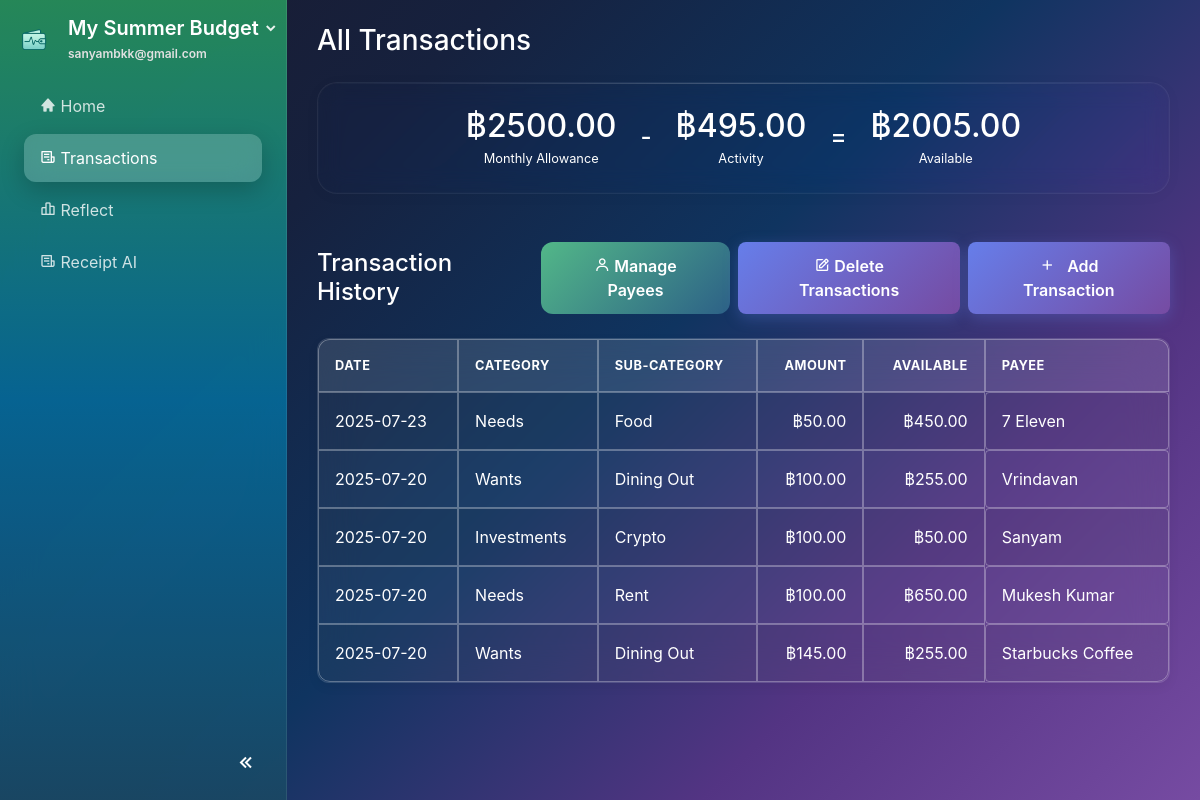
Page /transactions (signed in) on the earlier database version.
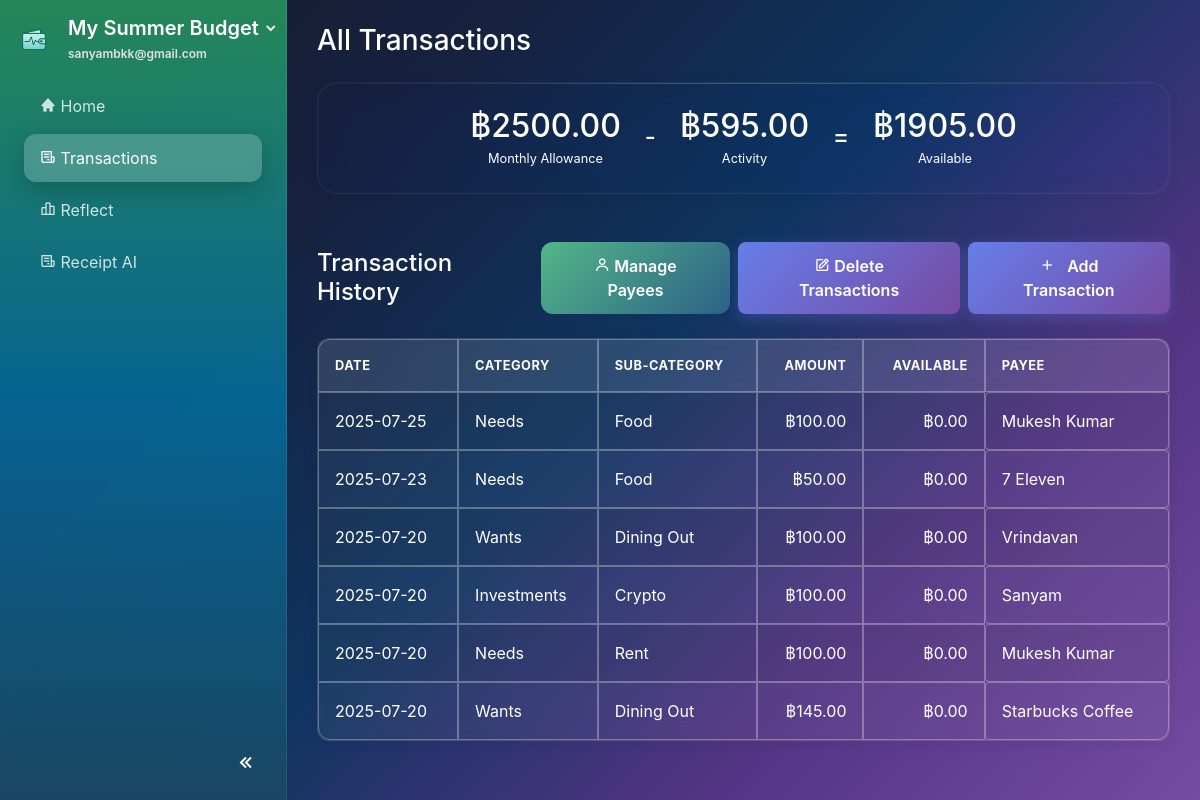
Same page on the later database version.
### website/models.py (models this page shows, shortened)
class Plan(db.Model):
    id             = db.Column(db.Integer, primary_key=True)
    name           = db.Column(db.String(100), nullable=False)
    monthly_income = db.Column(db.Float)
    budget_pref    = db.Column(JSON)  # e.g., {"needs": 50, "wants": 30, "savings": 20}
    user_id        = db.Column(db.Integer, db.ForeignKey('user.id'), nullable=False)

class User(db.Model, UserMixin):
    id         = db.Column(db.Integer, primary_key=True)
    email      = db.Column(db.String(150), unique=True, nullable=False)
    password   = db.Column(db.String(150))
    first_name = db.Column(db.String(150))
    last_name  = db.Column(db.String(150))
    date_created = db.Column(db.DateTime(timezone=True), default=func.now())
    active_plan_id = db.Column(db.Integer, db.ForeignKey('plan.id'), nullable=True)
    profile_complete = db.Column(db.Boolean, default=False)
    theme = db.Column(db.String(50), nullable=False, default='system')
    notes = db.relationship('Note', backref='user', lazy=True)
    plans = db.relationship('Plan', foreign_keys=[Plan.user_id], backref='user', lazy=True, cascade="all, delete-orphan")
    active_plan = db.relationship('Plan', foreign_keys=[active_plan_id], post_update=True)

class Transaction(db.Model):
    id = db.Column(db.Integer, primary_key=True)
    description = db.Column(db.String(200), nullable=False)
    amount = db.Column(db.Float, nullable=False)
    transaction_date = db.Column(db.DateTime(timezone=True), default=func.now())
    category_id = db.Column(db.Integer, db.ForeignKey('budget_category.id'), nullable=False)
    payee_id = db.Column(db.Integer, db.ForeignKey('payee.id'), nullable=True)
    plan_id = db.Column(db.Integer, db.ForeignKey('plan.id'), nullable=False)
    created_date = db.Column(db.DateTime(timezone=True), default=func.now())
    source_type = db.Column(db.String(20), default='manual')  # 'manual', 'receipt'
    user_notes = db.Column(db.Text, nullable=True)  # User's payment notes for categorization
    plan = db.relationship('Plan', backref=db.backref('transactions', lazy=True, cascade="all, delete-orphan"))
    payee = db.relationship('Payee', backref=db.backref('transactions', lazy=True))

class BudgetCategory(db.Model):
    id = db.Column(db.Integer, primary_key=True)
    name = db.Column(db.String(100), nullable=False)
    icon = db.Column(db.String(50), default='bx-category')
    main_category = db.Column(db.String(50), nullable=False)  # 'needs', 'wants', 'bills', 'investments'
    assigned_amount = db.Column(db.Float, default=0.0)
    spent_amount = db.Column(db.Float, default=0.0)
    plan_id = db.Column(db.Integer, db.ForeignKey('plan.id'), nullable=False)
    created_date = db.Column(db.DateTime(timezone=True), default=func.now())
    plan = db.relationship('Plan', backref=db.backref('categories', lazy=True, cascade="all, delete-orphan"))
    transactions = db.relationship('Transaction', backref='category', lazy=True, cascade="all, delete-orphan")
    @property
    def available_amount(self):
        return self.assigned_amount - self.spent_amount

class Payee(db.Model):
    id = db.Column(db.Integer, primary_key=True)
    name = db.Column(db.String(100), nullable=False)
    plan_id = db.Column(db.Integer, db.ForeignKey('plan.id'), nullable=False)
    created_date = db.Column(db.DateTime(timezone=True), default=func.now())
    plan = db.relationship('Plan', backref=db.backref('payees', lazy=True, cascade="all, delete-orphan"))

### website/views.py (the view)
@views.route('/transactions')
@login_required
def transactions():
    plan = current_user.active_plan
    if not plan:
        flash("No active plan found.", 'error')
        return redirect(url_for('views.home'))
    monthly_allowance = plan.monthly_income or 0.0
    today = datetime.now()
    start_of_month = datetime(today.year, today.month, 1)
    end_of_month = start_of_month + timedelta(days=32)
    end_of_month = datetime(end_of_month.year, end_of_month.month, 1)
    activity_sum = db.session.query(func.sum(Transaction.amount)).filter(
        Transaction.plan_id == plan.id,
        Transaction.transaction_date >= start_of_month,
        Transaction.transaction_date < end_of_month
    ).scalar() or 0.0
    activity_total = abs(activity_sum)  # Convert to positive value for display
    available = monthly_allowance - activity_total
    return render_template(
        'transactions.html',
        monthly_allowance=monthly_allowance,
        activity_total=activity_total,
        available=available,
        transactions=db.session.query(Transaction).filter(
            Transaction.plan_id==plan.id,
            Transaction.transaction_date>=start_of_month,
            Transaction.transaction_date<end_of_month
        ).order_by(Transaction.transaction_date.desc()).all(),
        payees=[{'id': p.id, 'name': p.name} for p in plan.payees]
    )

### website/templates/transactions.html (shortened to what this page needs)
{% extends "base.html" %}
{% block content %}
<div class="container-fluid mt-4">
    <h3 class="page-title mb-4">All Transactions</h3>
    <div class="card glass p-4 d-flex flex-row align-items-center justify-content-center balances-display mb-5">
        <div class="text-center mx-4 mb-3 mb-lg-0">
            <h2 class="text-success mb-0">฿{{ "%.2f"|format(monthly_allowance) }}</h2>
            <small class="text-muted">Monthly Allowance</small>
        </div>
        <div class="h4 mb-0 text-muted">-</div>
        <div class="text-center mx-4 mb-3 mb-lg-0">
            <h2 class="text-danger mb-0">฿{{ "%.2f"|format(activity_total) }}</h2>
            <small class="text-muted">Activity</small>
        </div>
        <div class="h4 mb-0 text-muted">=</div>
        <div class="text-center mx-4 mb-3 mb-lg-0">
            <h2 class="text-primary mb-0">฿{{ "%.2f"|format(available) }}</h2>
            <small class="text-muted">Available</small>
        </div>
    </div>
    <div class="d-flex justify-content-between align-items-center mb-4">
        <h4 class="mb-0">Transaction History</h4>
        <div class="d-flex gap-2">
            <button class="btn btn-primary mr-2" id="managePayeesBtn" data-toggle="modal" data-target="#managePayeesModal">
                <i class="bx bx-user"></i> Manage Payees
            </button>
            <button class="btn btn-primary mr-2" id="manageTransactionsBtn" data-toggle="modal" data-target="#manageTransactionsModal">
                <i class="bx bx-edit"></i> Delete Transactions
            </button>
            <button class="btn btn-primary" id="addTransactionBtn" data-toggle="modal" data-target="#addTransactionModal">
                <i class="bx bx-plus"></i> Add Transaction
            </button>
        </div>
    </div>
    <div class="transactions-table-container">
        <div class="table-responsive">
        <table id="transactionsTable" class="table table-striped table-bordered">
            <thead class="thead-light">
                <tr>
                    <th>Date</th>
                    <th>Category</th>
                    <th>Sub-Category</th>
                    <th class="text-right">Amount</th>
                    <th class="text-right">Available</th>
                    <th>Payee</th>
                </tr>
            </thead>
            <tbody>
                {% for tx in transactions %}
                <tr data-transaction-id="{{ tx.id }}">
                    <td>{{ tx.created_date.strftime('%Y-%m-%d') }}</td>
                    <td>{{ tx.category.main_category.capitalize() }}</td>
                    <td>{{ tx.category.name }}</td>
                    <td class="text-right">฿{{ "%.2f"|format(tx.amount|abs) }}</td>
                    <td class="text-right">฿{{ "%.2f"|format(tx.category.available_amount) }}</td>
                    <td class="payee-cell" role="button" tabindex="0" data-current-payee="{{ tx.payee.id if tx.payee else '' }}">
                        {{ tx.payee.name if tx.payee else 'Select…' }}
                    </td>
                </tr>
                {% endfor %}
            </tbody>
        </table>
        </div>
    </div>
</div>
{% endblock %}

### website/templates/base.html (shortened to what this page needs)
<!DOCTYPE html>
<html lang="en" data-initial-theme="{{ current_user.theme if current_user.is_authenticated else 'system' }}">
<head>
    <link rel="stylesheet" href="https://stackpath.bootstrapcdn.com/bootstrap/4.4.1/css/bootstrap.min.css"/>
    <link rel="stylesheet" href="https://stackpath.bootstrapcdn.com/font-awesome/4.7.0/css/font-awesome.min.css"/>
    <link href="https://unpkg.com/boxicons@2.1.4/css/boxicons.min.css" rel="stylesheet">
    <link href="{{ url_for('static', filename='css/general.css') }}" rel="stylesheet">
    <link href="{{ url_for('static', filename='css/sidebar.css') }}" rel="stylesheet">
    <link href="{{ url_for('static', filename='css/buttons.css') }}" rel="stylesheet">
    <link href="{{ url_for('static', filename='css/dashboard.css') }}" rel="stylesheet">
    <link href="{{ url_for('static', filename='css/auth.css') }}" rel="stylesheet">
    <link href="{{ url_for('static', filename='css/dark-theme.css') }}" rel="stylesheet">
    <link href="{{ url_for('static', filename='css/account_settings.css') }}" rel="stylesheet">
</head>
{% set hide_sidebar = hide_sidebar | default(false) %}
<body id="page-body" class="d-flex {{ '' if hide_sidebar else 'with-sidebar' }} {% block page_class %}{% endblock %}">
    {% if not hide_sidebar %}
    <nav id="sidebar" class="text-white flex-column">
        <div class="sidebar-header px-3 py-3">
            <div class="d-flex align-items-center">
                <img src="{{ url_for('static', filename='images/logo.png') }}" alt="App logo" class="logo-img mr-3">
                <div class="flex-grow-1">
                    <div class="dropdown">
                        <a id="planDropdown"
                            href="#"
                            class="dropdown-toggle text-white text-decoration-none"
                            data-toggle="dropdown"
                            aria-haspopup="true"
                            aria-expanded="false">
                            <h5 class="mb-0">
                                <span class="sidebar-text">{{ current_user.active_plan.name if current_user.active_plan else 'Create a Plan' }}</span>
                            </h5>
                            <i class="bx bxs-chevron-down toggle-arrow"></i>
                        </a>
                    </div>
                    <small class="email-white sidebar-text">{{ current_user.email }}</small>
                </div>
            </div>
        </div>
        <ul class="nav flex-column px-3">
            <li class="nav-item">
                <a class="nav-link {% if request.path == url_for('views.home') %}active{% endif %}" href="{{ url_for('views.home') }}">
                    <i class='bx bxs-home'></i> <span class="sidebar-text">Home</span>
                </a>
            </li>
            <li class="nav-item">
                <a class="nav-link {% if request.path == url_for('views.transactions') %}active{% endif %}" href="{{ url_for('views.transactions') }}">
                    <i class='bx bx-receipt'></i> <span class="sidebar-text">Transactions</span>
                </a>
            </li>
            <li class="nav-item">
                <a class="nav-link {% if request.path == url_for('views.reflect') %}active{% endif %}" href="{{ url_for('views.reflect') }}">
                    <i class='bx bx-bar-chart-alt-2'></i> <span class="sidebar-text">Reflect</span>
                </a>
            </li>
            <li class="nav-item">
                <a class="nav-link" href="{{ url_for('views.receipt_ai') }}">
                    <i class="bx bx-receipt"></i>
                    <span class="nav-text">Receipt AI</span>
                </a>
            </li>
        </ul>
        <div class="sidebar-footer">
            <button id="sidebar-toggle" class="btn btn-link">
                <i class='bx bx-chevrons-left'></i>
            </button>
        </div>
    </nav>
    {% endif %}
    <div id="content-wrapper" class="w-100">
        <div class="container-fluid">
            {% block content %} {% endblock %}
        </div>
    </div>
</body>
</html>

### website/static/css/general.css (style rules this page uses)
html, body { height: 100%; margin: 0; font-family: 'Inter', -apple-system, BlinkMacSystemFont, sans-serif; }
.card.glass { background: rgba(255, 255, 255, 0.005) !important; border: 1px solid rgba(255, 255, 255, 0.06) !important; border-radius: 20px; backdrop-filter: blur(12px) saturate(110%) !important; -webkit-backdrop-filter: blur(12px) saturate(110%) !important; box-shadow: 0 2px 15px rgba(0, 0, 0, 0.03), 0 0 0 1px rgba(255, 255, 255, 0.01) inset !important; color: #fff !important; position: relative; overflow: hidden; animation: fadeInUp 0.6s ease-out; transition: all 0.3s cubic-bezier(0.25, 0.46, 0.45, 0.94); }
.card.glass::before { content: ''; position: absolute; top: 0; left: 0; right: 0; height: 1px; background: linear-gradient(90deg, transparent, rgba(255, 255, 255, 0.2), transparent); }
.text-primary { color: #228b57 !important; }

### website/static/css/sidebar.css (style rules this page uses)
:root { --plan-dropdown-width: 260px; }
#sidebar { transition: all 0.4s cubic-bezier(0.25, 0.46, 0.45, 0.94); }
body.with-sidebar { transition: margin-left 0.4s cubic-bezier(0.25, 0.46, 0.45, 0.94); }
#sidebar { width: 287px; min-height: 100vh; position: fixed; left: 0; top: 0; overflow: visible !important; z-index: 1040; background: linear-gradient(180deg, rgba(34, 139, 87, 0.95) 0%, rgba(0, 100, 148, 0.95) 50%, rgba(21, 67, 96, 0.95) 100%) !important; backdrop-filter: blur(20px); border-right: 1px solid rgba(255, 255, 255, 0.1); }
body.with-sidebar { margin-left: 287px; }
#sidebar::before { content: ''; position: absolute; top: 0; left: 0; right: 0; bottom: 0; background: rgba(255, 255, 255, 0.02); pointer-events: none; }
.sidebar-header { display: flex; align-items: center; gap: .75rem; }
.sidebar-header .logo-img { width: 36px; height: 36px; object-fit: contain; }
.sidebar-header .sidebar-text { color: #fff; font-weight: 600; }
.sidebar-header .email-white { font-size: .75rem; color: rgba(255,255,255,.85); }
#planDropdown { color: #fff; text-decoration: none; }
#planDropdown .toggle-arrow { color: rgba(255,255,255,.9); font-size: 1rem; transition: transform .3s; }
#sidebar .nav-link { color: rgba(255, 255, 255, 0.8); transition: all 0.3s cubic-bezier(0.25, 0.46, 0.45, 0.94); border-radius: 12px; margin: 2px 8px; padding: 12px 16px; position: relative; overflow: hidden; }
#sidebar .nav-link.active { color: #fff; background: rgba(255, 255, 255, 0.2); backdrop-filter: blur(15px); box-shadow: 0 8px 25px rgba(0, 0, 0, 0.2); }
.sidebar-footer { position: absolute; bottom: 0; width: 100%; padding: 10px 15px; text-align: right; }
#sidebar-toggle { color: rgba(255, 255, 255, 0.6); font-size: 24px; transition: color 0.3s; }
#sidebar-toggle i { transition: transform 0.3s ease-in-out; }
#planDropdown::after { display: none; }
#planDropdown { display: flex; align-items: center; justify-content: space-between; }
#planDropdown h5 { margin: 0; color: #fff; }
#planDropdown .toggle-arrow { margin-left: .25rem; }

### website/static/css/buttons.css (style rules this page uses)
.btn-primary { background: linear-gradient(135deg, #52b788 0%, #2d6187 100%); border: none; border-radius: 12px; padding: 12px 24px; font-weight: 600; transition: all 0.3s cubic-bezier(0.25, 0.46, 0.45, 0.94); position: relative; overflow: hidden; }
.btn-primary::before { content: ''; position: absolute; top: 0; left: -100%; width: 100%; height: 100%; background: linear-gradient(90deg, transparent, rgba(255,255,255,0.3), transparent); transition: left 0.5s; }

Differences in the rows shown:
added Transaction: created_date "2025-07-25", category.main_category "Needs", category.name "Food", amount|abs "100.00", {{ "%.2f"|format(tx.category.available_amount) }} "0.00", payee "Mukesh Kumar"
changed BudgetCategory (number 1 of 4 on the later page): category.available_amount "450.00" → "0.00"
changed BudgetCategory (number 2 of 4 on the later page): category.available_amount "255.00" → "0.00"
changed BudgetCategory (number 3 of 4 on the later page): category.available_amount "50.00" → "0.00"
changed BudgetCategory (number 4 of 4 on the later page): category.available_amount "650.00" → "0.00"
Other differences:
{{ "%.2f"|format(activity_total) }}: "495.00" → "595.00"
{{ "%.2f"|format(available) }}: "2005.00" → "1905.00"
